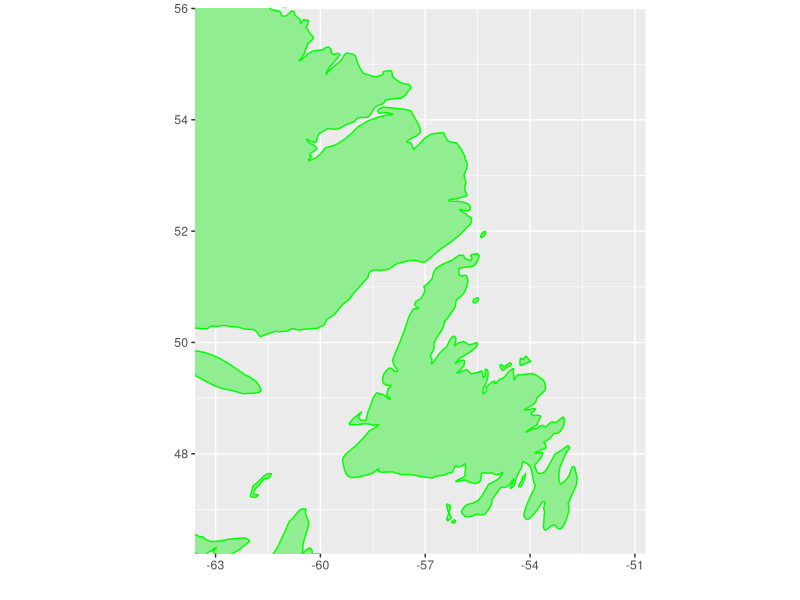
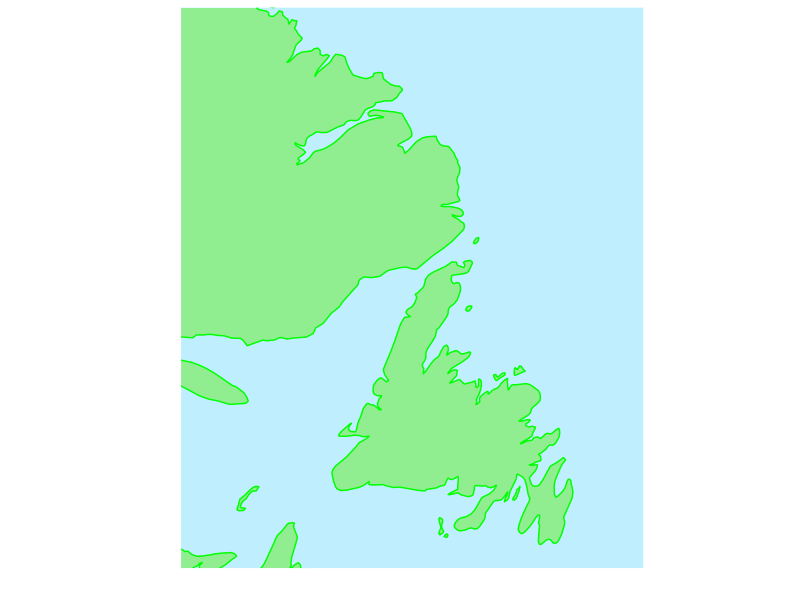
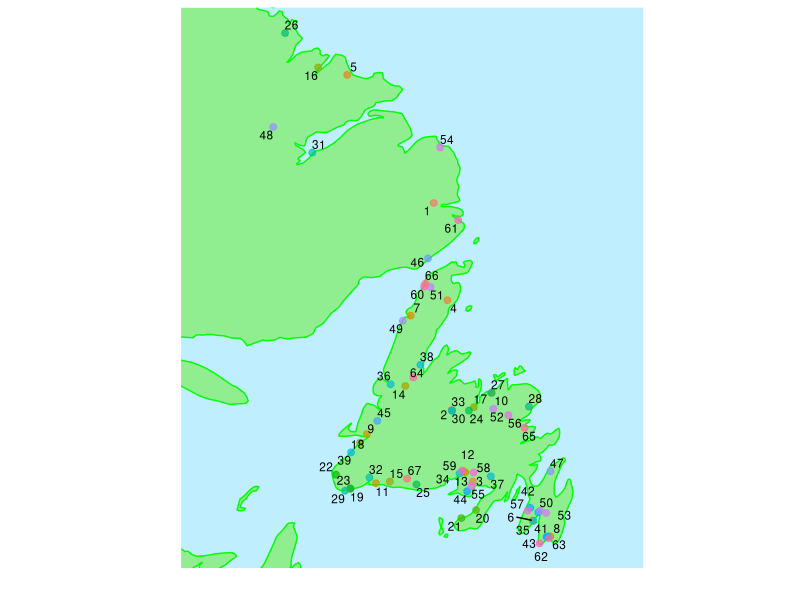

Source code (R) for these figures, in order: (Note: this script raises an error after producing the figures.)
## ---- chunk 1
knitr::opts_chunk$set(echo = TRUE)
## ---- chunk 2
NFLclim <- read.csv("ClimTrendDataNFL3.csv", header=T)
View(NFLclim)
# NFLclim <- NFLclim[,apply(NFLclim, 2, function(x) { sum(!is.na(x)) > 0 })] # function to remove columns that just contain NA

#making a map of the points that is not a raster map
range(NFLclim$Latitude)
range(NFLclim$Longitude)

minlat <- min(NFLclim$Latitude) 
maxlat <- max(NFLclim$Latitude)  
minlong <- min(NFLclim$Longitude) - 2
minlong
maxlong <- max(NFLclim$Longitude) + 2
maxlong
View(NFLclim)

is.numeric(minlat)

library(maps)
library(ggplot2)
world_map <- map_data("world")
#tried to subset the world map all in one go, but it didn't like this, so had to do 2 steps
subsetMap <- subset(world_map, #world_map$long > minlong & 
											world_map$long > maxlong &
											world_map$lat > minlat) #&
											#world_map&lat < maxlong) 

subsetMap2 <- subset(subsetMap, world_map$long < minlong & world_map$lat < maxlat)
subsetMap2

baseplot <- ggplot() + coord_fixed() +
  xlab("") + ylab("")

baseworld_rough <- baseplot + #making a base world plot, and specifying my coordinates
	geom_polygon(data=world_map, aes(x=long, y=lat, group=group),
																					colour="green", fill="light green") +
	coord_quickmap(xlim = c(minlong,maxlong), ylim=c(minlat,maxlat))

baseworld_rough

cleanup <- theme(panel.grid.major = element_blank(), #making it pretty
				panel.grid.minor = element_blank(), 
        panel.background = element_rect(fill = 'lightblue1', colour = 'lightblue1'), 
        axis.line = element_line(colour = "white"), legend.position="none",
        axis.ticks=element_blank(), axis.text.x=element_blank(),
        axis.text.y=element_blank())

base_world <- baseworld_rough + cleanup #adding the prettiness to my rough map
base_world

NFLclim$mapcode <- c(1:nrow(NFLclim)) #coding the populations so it isn't a huge mess when I add the labels to the map

library(ggrepel) #need this package to add labels
NFLmap_coloured <- base_world + #adding the populations to my map
  geom_point(data=NFLclim,aes(x=Longitude, y=Latitude, colour=River), size=2, alpha=I(0.7)) +
	geom_text_repel(data = NFLclim, aes(Longitude, Latitude, label = mapcode), size = 3,
                  box.padding = unit(0.1, 'lines'), force = 0.5)

NFLmap_coloured
dev.copy2pdf(file="NFLmap_coloured.pdf", width = 7, height = 5) #saving the map to a pdf
## ---- chunk 3
NFLclim$Status <- NA
View(NFLclim)
NFLclim$Code <- c("NL-ALX", "NL-BBR", "BDN", "NL-BVB", "NL-BIG", "BBA", "NL-BER", "BSB", "NL-BDB", "NL-CMP", "CCR", "CNR", "CMB", "NL-DWB", "DHB", "NL-ENG", "NL-RBR", "NL-FLB", "GBI", "GAR", "GBB", "NL-COD", "GNR", "NL-GRB", "GRR", "NL-HUR", "NL-IAB", "NL-IBB", "IAM", "NL-JUB", "NL-KEN", "LPR", "NL-LJB", "LRD", "LSR", "NL-LOM", "LHR", "NL-MNR", "NL-MBA", "NHR", "NEB", "NPR", "NWT", "OBB", "NL-PGB", "NL-PIN", "NL-PHR", "NL-RWR", "NL-ROP", "RKR", "NL-ROF", "NL-SRN", "SLR", "NL-SAN", "FBS", "NL-GSB", "SPR", "SWB", "SBM", "NL-SGR", "NL-SMR", "STS", "STN", "NL-TYB", "NL-TNR", "NL-WAB", "WBR")
View(NFLclim)
NFLendangered <- NFLclim[-grep("(\\w)(\\w)-", NFLclim$Code), ] #using regex to get the endangered populations only - these populations have a 3 letter code because they are all from one dataset (Bradbury et al. 2015)
View(NFLendangered)

#can make ifelse statement using regex to assign endangerment status:
for (i in 1:nrow(NFLclim)) {
	if (length(grep("(\\w)(\\w)-", NFLclim$Code[i])) == T) {
		NFLclim$Status[i] <- "Least Concern"
	} else {
		NFLclim$Status[i] <- "Threatened"
	}
}

#yay it worked!

write.csv(data, "EndangermentStatusNFL2.csv")
